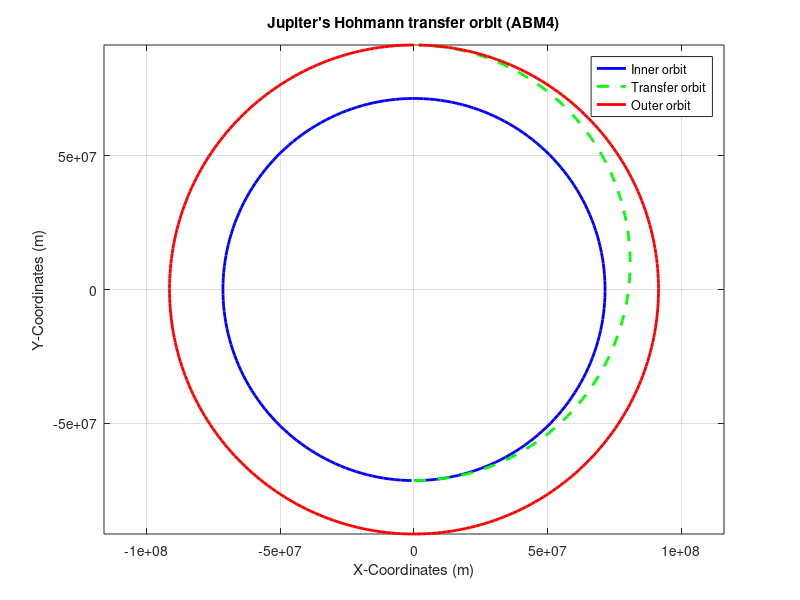
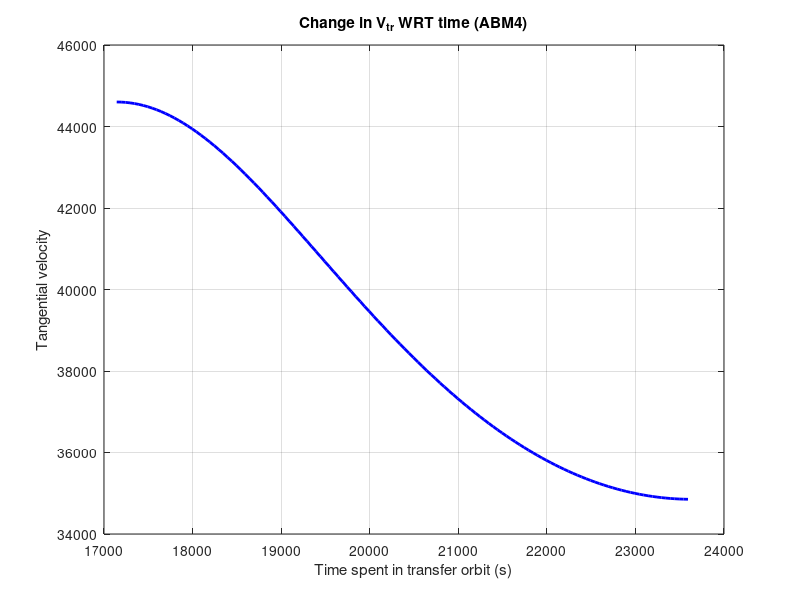

These charts were generated, in order, by the following MATLAB code: (Note: this script raises an error after producing the figures.)
%% ABM4 HOHMANN Animation ABM4 MATLAB SCRIPT 
clc;clear;close all

% Parameters
Me = 1.898e27;% mass of body a
G = 6.67408e-11;    % gravitational constant
Mu = G*Me;
h = 50;

%equations of motion written in state space form
f1 = @(t, r, rdot, theta, thetad) rdot; 
f2 = @(t, r, rdot, theta, thetad) -Mu/r^2 + r*thetad^2;
f3 = @(t, r, rdot, theta, thetad) thetad;
f4 = @(t, r, rdot, theta, thetad) -2*rdot*thetad/r;

% Initial Conditions (inner orbit)

r(1) = 71492000; %inital position of satellite （distance from planet 1 to satellite)
r2(1) = 91492000; %inital position of satellite (distance from planet 1 to planet 2)
rdot(1) = 0; % orbit 1 initial condition
theta(1) = pi+0.5*pi; % orbit 1 initial condition
thetad(1) = sqrt(Mu/r(1)^3); %orbit 1 initial condition
tf = sqrt(4*pi^2*r(1)^3/Mu); %period for ciruclar orbit (inner)

% initial time
t(1) = 0;
%% inner orbit
for i = 1:3
    
    t(i+1) = t(i) + h;
    
    k1r = f1(t(i), r(i), rdot(i), theta(i), thetad(i));
    k1rdot = f2(t(i), r(i), rdot(i), theta(i), thetad(i));
    k1theta = f3(t(i), r(i), rdot(i), theta(i), thetad(i));
    k1thetad = f4(t(i), r(i), rdot(i), theta(i), thetad(i));
     
    k2r = f1(t(i)+h/2, r(i)+k1r*h/2, rdot(i)+k1rdot*h/2, theta(i)+k1theta*h/2, thetad(i)+k1thetad*h/2);
    k2rdot = f2(t(i)+h/2, r(i)+k1r*h/2, rdot(i)+k1rdot*h/2, theta(i)+k1theta*h/2, thetad(i)+k1thetad*h/2);
    k2theta = f3(t(i)+h/2, r(i)+k1r*h/2, rdot(i)+k1rdot*h/2, theta(i)+k1theta*h/2, thetad(i)+k1thetad*h/2);
    k2thetad = f4(t(i)+h/2, r(i)+k1r*h/2, rdot(i)+k1rdot*h/2, theta(i)+k1theta*h/2, thetad(i)+k1thetad*h/2);
    
    k3r = f1(t(i)+h/2, r(i)+k2r*h/2, rdot(i)+k2rdot*h/2, theta(i)+k2theta*h/2, thetad(i)+k2thetad*h/2);
    k3rdot = f2(t(i)+h/2, r(i)+k2r*h/2, rdot(i)+k2rdot*h/2, theta(i)+k2theta*h/2, thetad(i)+k2thetad*h/2);
    k3theta = f3(t(i)+h/2, r(i)+k2r*h/2, rdot(i)+k2rdot*h/2, theta(i)+k2theta*h/2, thetad(i)+k2thetad*h/2);
    k3thetad = f4(t(i)+h/2, r(i)+k2r*h/2, rdot(i)+k2rdot*h/2, theta(i)+k2theta*h/2, thetad(i)+k2thetad*h/2);
   
    
    k4r = f1(t(i)+h, r(i)+k3r*h, rdot(i)+k3rdot*h, theta(i)+k3theta*h, thetad(i)+k3thetad*h);
    k4rdot = f2(t(i)+h, r(i)+k3r*h, rdot(i)+k3rdot*h, theta(i)+k3theta*h, thetad(i)+k3thetad*h);
    k4theta = f3(t(i)+h, r(i)+k3r*h, rdot(i)+k3rdot*h, theta(i)+k3theta*h, thetad(i)+k3thetad*h);
    k4thetad = f4(t(i)+h, r(i)+k3r*h, rdot(i)+k3rdot*h, theta(i)+k3theta*h, thetad(i)+k3thetad*h);
    
    %updating position and speed
    r(i+1,1) = r(i,1) + (h/6)*(k1r+2*k2r+2*k3r+k4r);
    rdot(i+1,1) = rdot(i,1) + (h/6)*(k1rdot+2*k2rdot+2*k3rdot+k4rdot);
    theta(i+1,1) = theta(i,1) + (h/6)*(k1theta+2*k2theta+2*k3theta+k4theta);
    thetad(i+1,1) = thetad(i,1) + (h/6)*(k1thetad+2*k2thetad+2*k3thetad+k4thetad);
end

for i = 4:tf/h
%% predictor step
 t(i+1) = t(i)+h;
rp = r(i) + (h/24)*(55*f1(t(i), r(i), rdot(i), theta(i), thetad(i))-59*f1(t(i-1), r(i-1), rdot(i-1), theta(i-1), thetad(i-1))+37*f1(t(i-2), r(i-2), rdot(i-2), theta(i-2), thetad(i-2))-9*f1(t(i-3), r(i-3), rdot(i-3), theta(i-3), thetad(i-3)));
rdotp = rdot(i) + (h/24)*(55*f2(t(i), r(i), rdot(i), theta(i), thetad(i))-59*f2(t(i-1), r(i-1), rdot(i-1), theta(i-1), thetad(i-1))+37*f2(t(i-2), r(i-2), rdot(i-2), theta(i-2), thetad(i-2))-9*f2(t(i-3), r(i-3), rdot(i-3), theta(i-3), thetad(i-3)));
thetap = theta(i) + (h/24)*(55*f3(t(i), r(i), rdot(i), theta(i), thetad(i))-59*f3(t(i-1), r(i-1), rdot(i-1), theta(i-1), thetad(i-1))+37*f3(t(i-2), r(i-2), rdot(i-2), theta(i-2), thetad(i-2))-9*f3(t(i-3), r(i-3), rdot(i-3), theta(i-3), thetad(i-3)));
thetadp = thetad(i) + (h/24)*(55*f4(t(i), r(i), rdot(i), theta(i), thetad(i))-59*f4(t(i-1), r(i-1), rdot(i-1), theta(i-1), thetad(i-1))+37*f4(t(i-2), r(i-2), rdot(i-2), theta(i-2), thetad(i-2))-9*f4(t(i-3), r(i-3), rdot(i-3), theta(i-3), thetad(i-3)));

%% corrector step
r(i+1,1) = r(i) + (h/24)*(9*f1(t(i+1),rp, rdotp, thetap,thetadp) + 19*f1(t(i), r(i), rdot(i), theta(i), thetad(i)) -5*f1(t(i-1), r(i-1), rdot(i-1), theta(i-1), thetad(i-1))+ f1(t(i-2), r(i-2), rdot(i-2), theta(i-2), thetad(i-2)));
rdot(i+1,1) = rdot(i) + (h/24)*(9*f2(t(i+1),rp, rdotp, thetap,thetadp) + 19*f2(t(i), r(i), rdot(i), theta(i), thetad(i)) -5*f2(t(i-1), r(i-1), rdot(i-1), theta(i-1), thetad(i-1))+ f2(t(i-2), r(i-2), rdot(i-2), theta(i-2), thetad(i-2)));
theta(i+1,1) = theta(i) + (h/24)*(9*f3(t(i+1),rp, rdotp, thetap,thetadp) + 19*f3(t(i), r(i), rdot(i), theta(i), thetad(i)) -5*f3(t(i-1), r(i-1), rdot(i-1), theta(i-1), thetad(i-1))+ f3(t(i-2), r(i-2), rdot(i-2), theta(i-2), thetad(i-2)));
thetad(i+1,1) = thetad(i) + (h/24)*(9*f4(t(i+1),rp, rdotp, thetap,thetadp) + 19*f4(t(i), r(i), rdot(i), theta(i), thetad(i)) -5*f4(t(i-1), r(i-1), rdot(i-1), theta(i-1), thetad(i-1))+ f4(t(i-2), r(i-2), rdot(i-2), theta(i-2), thetad(i-2)));


end


%% transfer orbit
% Parameters
tft = pi*sqrt(((r(1)+r2(1))/2)^3/(Mu)); % time take for orbit

%equations of motion written in state space form
ft1 = @(tt, rt, rdott, thetat, thetadt) rdott; 
ft2 = @(tt, rt, rdott, thetat, thetadt) -Mu/rt^2 + rt*thetadt^2; 
ft3 = @(tt, rt, rdott, thetat, thetadt) thetadt; 
ft4 = @(tt, rt, rdott, thetat, thetadt) -2*rdott*thetadt/rt; 

% Initial Conditions

rt(1) = r(1); %inital position of satellite, moment before first burn
NumRDotEntries = length(rdot);
rdott(1) = rdot(NumRDotEntries); % transfer ellipitcal orbit, final v value from inner orbit + delta v
thetat(1) = theta(1); % circular orbit
thetadt(1) = sqrt(Mu/r(length(r))^3) + ((sqrt(Mu/r(1))*(sqrt(2*r2(1)/(r(1)+r2(1)))-1))/r(1)); %circular orbit angular velocity+delta v

% initial time)
tt(1) = tft+max(t);

%% transfer orbit ABM4
for i = 1:3
    
    tt(i+1) = tt(i) + h;
    
    k1rt = ft1(tt(i), rt(i), rdott(i), thetat(i), thetadt(i));
    k1rdott = ft2(tt(i), rt(i), rdott(i), thetat(i), thetadt(i));
    k1thetat = ft3(tt(i), rt(i), rdott(i), thetat(i), thetadt(i));
    k1thetadt = ft4(tt(i), rt(i), rdott(i), thetat(i), thetadt(i));
     
    k2rt = ft1(tt(i)+h/2, rt(i)+k1rt*h/2, rdott(i)+k1rdott*h/2, thetat(i)+k1thetat*h/2, thetadt(i)+k1thetadt*h/2);
    k2rdott = ft2(tt(i)+h/2, rt(i)+k1rt*h/2, rdott(i)+k1rdott*h/2, thetat(i)+k1thetat*h/2, thetadt(i)+k1thetadt*h/2);
    k2thetat = ft3(tt(i)+h/2, rt(i)+k1rt*h/2, rdott(i)+k1rdott*h/2, thetat(i)+k1thetat*h/2, thetadt(i)+k1thetadt*h/2);
    k2thetadt = ft4(tt(i)+h/2, rt(i)+k1rt*h/2, rdott(i)+k1rdott*h/2, thetat(i)+k1thetat*h/2, thetadt(i)+k1thetadt*h/2);
    
    k3rt = ft1(tt(i)+h/2, rt(i)+k2rt*h/2, rdott(i)+k2rdott*h/2, thetat(i)+k2thetat*h/2, thetadt(i)+k2thetadt*h/2);
    k3rdott = ft2(tt(i)+h/2, rt(i)+k2rt*h/2, rdott(i)+k2rdott*h/2, thetat(i)+k2thetat*h/2, thetadt(i)+k2thetadt*h/2);
    k3thetat = ft3(tt(i)+h/2, rt(i)+k2rt*h/2, rdott(i)+k2rdott*h/2, thetat(i)+k2thetat*h/2, thetadt(i)+k2thetadt*h/2);
    k3thetadt = ft4(tt(i)+h/2, rt(i)+k2rt*h/2, rdott(i)+k2rdott*h/2, thetat(i)+k2thetat*h/2, thetadt(i)+k2thetadt*h/2);
   
    
    k4rt = ft1(tt(i)+h, rt(i)+k3rt*h, rdott(i)+k3rdott*h, thetat(i)+k3thetat*h, thetadt(i)+k3thetadt*h);
    k4rdott = ft2(tt(i)+h, rt(i)+k3rt*h, rdott(i)+k3rdott*h, thetat(i)+k3thetat*h, thetadt(i)+k3thetadt*h);
    k4thetat = ft3(tt(i)+h, rt(i)+k3rt*h, rdott(i)+k3rdott*h, thetat(i)+k3thetat*h, thetadt(i)+k3thetadt*h);
    k4thetadt = ft4(tt(i)+h, rt(i)+k3rt*h, rdott(i)+k3rdott*h, thetat(i)+k3thetat*h, thetadt(i)+k3thetadt*h);
    
    %updating position and speed
    rt(i+1,1) = rt(i,1) + (h/6)*(k1rt+2*k2rt+2*k3rt+k4rt);
    rdott(i+1,1) = rdott(i,1) + (h/6)*(k1rdott+2*k2rdott+2*k3rdott+k4rdott);
    thetat(i+1,1) = thetat(i,1) + (h/6)*(k1thetat+2*k2thetat+2*k3thetat+k4thetat);
    thetadt(i+1,1) = thetadt(i,1) + (h/6)*(k1thetadt+2*k2thetadt+2*k3thetadt+k4thetadt);
end

for i = 4:(tft/h)
%% predictor step
 tt(i+1) = tt(i)+h;
rtp = rt(i) + (h/24)*(55*f1(tt(i), rt(i), rdott(i), thetat(i), thetadt(i))-59*f1(tt(i-1), rt(i-1), rdott(i-1), thetat(i-1), thetadt(i-1))+37*f1(tt(i-2), rt(i-2), rdott(i-2), thetat(i-2), thetadt(i-2))-9*f1(tt(i-3), rt(i-3), rdott(i-3), thetat(i-3), thetadt(i-3)));
rdottp = rdott(i) + (h/24)*(55*f2(tt(i), rt(i), rdott(i), thetat(i), thetadt(i))-59*f2(tt(i-1), rt(i-1), rdott(i-1), thetat(i-1), thetadt(i-1))+37*f2(tt(i-2), rt(i-2), rdott(i-2), thetat(i-2), thetadt(i-2))-9*f2(tt(i-3), rt(i-3), rdott(i-3), thetat(i-3), thetadt(i-3)));
thetatp = thetat(i) + (h/24)*(55*f3(tt(i), rt(i), rdott(i), thetat(i), thetadt(i))-59*f3(tt(i-1), rt(i-1), rdott(i-1), thetat(i-1), thetadt(i-1))+37*f3(tt(i-2), rt(i-2), rdott(i-2), thetat(i-2), thetadt(i-2))-9*f3(tt(i-3), rt(i-3), rdott(i-3), thetat(i-3), thetadt(i-3)));
thetadtp = thetadt(i) + (h/24)*(55*f4(tt(i), rt(i), rdott(i), thetat(i), thetadt(i))-59*f4(tt(i-1), rt(i-1), rdott(i-1), thetat(i-1), thetadt(i-1))+37*f4(tt(i-2), rt(i-2), rdott(i-2), thetat(i-2), thetadt(i-2))-9*f4(tt(i-3), rt(i-3), rdott(i-3), thetat(i-3), thetadt(i-3)));

%% corrector step
rt(i+1,1) = rt(i) + (h/24)*(9*f1(tt(i+1),rtp, rdottp, thetatp,thetadtp) + 19*f1(tt(i), rt(i), rdott(i), thetat(i), thetadt(i)) -5*f1(tt(i-1), rt(i-1), rdott(i-1), thetat(i-1), thetadt(i-1))+ f1(tt(i-2), rt(i-2), rdott(i-2), thetat(i-2), thetadt(i-2)));
rdott(i+1,1) = rdott(i) + (h/24)*(9*f2(tt(i+1),rtp, rdottp, thetatp,thetadtp) + 19*f2(tt(i), rt(i), rdott(i), thetat(i), thetadt(i)) -5*f2(tt(i-1), rt(i-1), rdott(i-1), thetat(i-1), thetadt(i-1))+ f2(tt(i-2), rt(i-2), rdott(i-2), thetat(i-2), thetadt(i-2)));
thetat(i+1,1) = thetat(i) + (h/24)*(9*f3(tt(i+1),rtp, rdottp, thetatp,thetadtp) + 19*f3(tt(i), rt(i), rdott(i), thetat(i), thetadt(i)) -5*f3(tt(i-1), rt(i-1), rdott(i-1), thetat(i-1), thetadt(i-1))+ f3(tt(i-2), rt(i-2), rdott(i-2), thetat(i-2), thetadt(i-2)));
thetadt(i+1,1) = thetadt(i) + (h/24)*(9*f4(tt(i+1),rtp, rdottp, thetatp,thetadtp) + 19*f4(tt(i), rt(i), rdott(i), thetat(i), thetadt(i)) -5*f4(tt(i-1), rt(i-1), rdott(i-1), thetat(i-1), thetadt(i-1))+ f4(tt(i-2), rt(i-2), rdott(i-2), thetat(i-2), thetadt(i-2)));


end


%% outer orbit ABM4

f5 = @(t, r2, rdot2, theta2, thetad2) rdot2;
f6 = @(t, r2, rdot2, theta2, thetad2) -Mu/r2^2 + r2*thetad2^2;
f7 = @(t, r2, rdot2, theta2, thetad2) thetad2;
f8 = @(t, r2, rdot2, theta2, thetad2) -2*rdot2*thetad2/r2;

rdot2(1) = 0; % circular orbit
theta2(1) = pi/2; % circular orbit
thetad2(1) = sqrt(Mu/r2(1)^3); %circular orbit
t2(1) = tft;
tf2 = sqrt(4*pi^2*r2(1)^3/Mu); %circular orbit, including second prograde burn

for i = 1:3
    
    t2(i+1) = t2(i) + h;
    
    k1r2 = f5(t2(i), r2(i), rdot2(i), theta2(i), thetad2(i));
    k1rdot2 = f6(t2(i), r2(i), rdot2(i), theta2(i), thetad2(i));
    k1theta2 = f7(t2(i), r2(i), rdot2(i), theta2(i), thetad2(i));
    k1thetad2 = f8(t2(i), r2(i), rdot2(i), theta2(i), thetad2(i));
     
    k2r2 = f5(t2(i)+h/2, r2(i)+k1r2*h/2, rdot2(i)+k1rdot2*h/2, theta2(i)+k1theta2*h/2, thetad2(i)+k1thetad2*h/2);
    k2rdot2 = f6(t2(i)+h/2, r2(i)+k1r2*h/2, rdot2(i)+k1rdot2*h/2, theta2(i)+k1theta2*h/2, thetad2(i)+k1thetad2*h/2);
    k2theta2 = f7(t2(i)+h/2, r2(i)+k1r2*h/2, rdot2(i)+k1rdot2*h/2, theta2(i)+k1theta2*h/2, thetad2(i)+k1thetad2*h/2);
    k2thetad2 = f8(t2(i)+h/2, r2(i)+k1r2*h/2, rdot2(i)+k1rdot2*h/2, theta2(i)+k1theta2*h/2, thetad2(i)+k1thetad2*h/2);
    
    k3r2 = f5(t2(i)+h/2, r2(i)+k2r2*h/2, rdot2(i)+k2rdot2*h/2, theta2(i)+k2theta2*h/2, thetad2(i)+k2thetad2*h/2);
    k3rdot2 = f6(t2(i)+h/2, r2(i)+k2r2*h/2, rdot2(i)+k2rdot2*h/2, theta2(i)+k2theta2*h/2, thetad2(i)+k2thetad2*h/2);
    k3theta2 = f7(t2(i)+h/2, r2(i)+k2r2*h/2, rdot2(i)+k2rdot2*h/2, theta2(i)+k2theta2*h/2, thetad2(i)+k2thetad2*h/2);
    k3thetad2 = f8(t2(i)+h/2, r2(i)+k2r2*h/2, rdot2(i)+k2rdot2*h/2, theta2(i)+k2theta2*h/2, thetad2(i)+k2thetad2*h/2);
   
    
    k4r2 = f5(t2(i)+h, r2(i)+k3r2*h, rdot2(i)+k3rdot2*h, theta2(i)+k3theta2*h, thetad2(i)+k3thetad2*h);
    k4rdot2 = f6(t2(i)+h, r2(i)+k3r2*h, rdot2(i)+k3rdot2*h, theta2(i)+k3theta2*h, thetad2(i)+k3thetad2*h);
    k4theta2 = f7(t2(i)+h, r2(i)+k3r2*h, rdot2(i)+k3rdot2*h, theta2(i)+k3theta2*h, thetad2(i)+k3thetad2*h);
    k4thetad2 = f8(t2(i)+h, r2(i)+k3r2*h, rdot2(i)+k3rdot2*h, theta2(i)+k3theta2*h, thetad2(i)+k3thetad2*h);
    
    %updating position and speed
    r2(i+1,1) = r2(i,1) + (h/6)*(k1r2+2*k2r2+2*k3r2+k4r2);
    rdot2(i+1,1) = rdot2(i,1) + (h/6)*(k1rdot2+2*k2rdot2+2*k3rdot2+k4rdot2);
    theta2(i+1,1) = theta2(i,1) + (h/6)*(k1theta2+2*k2theta2+2*k3theta2+k4theta2);
    thetad2(i+1,1) = thetad2(i,1) + (h/6)*(k1thetad2+2*k2thetad2+2*k3thetad2+k4thetad2);
end

for i = 4:(tf2/h)
%% predictor step
 t2(i+1) = t2(i)+h;
r2p = r2(i) + (h/24)*(55*f1(t2(i), r2(i), rdot2(i), theta2(i), thetad2(i))-59*f1(t2(i-1), r2(i-1), rdot2(i-1), theta2(i-1), thetad2(i-1))+37*f1(t2(i-2), r2(i-2), rdot2(i-2), theta2(i-2), thetad2(i-2))-9*f1(t2(i-3), r2(i-3), rdot2(i-3), theta2(i-3), thetad2(i-3)));
rdot2p = rdot2(i) + (h/24)*(55*f2(t2(i), r2(i), rdot2(i), theta2(i), thetad2(i))-59*f2(t2(i-1), r2(i-1), rdot2(i-1), theta2(i-1), thetad2(i-1))+37*f2(t2(i-2), r2(i-2), rdot2(i-2), theta2(i-2), thetad2(i-2))-9*f2(t2(i-3), r2(i-3), rdot2(i-3), theta2(i-3), thetad2(i-3)));
theta2p = theta2(i) + (h/24)*(55*f3(t2(i), r2(i), rdot2(i), theta2(i), thetad2(i))-59*f3(t2(i-1), r2(i-1), rdot2(i-1), theta2(i-1), thetad2(i-1))+37*f3(t2(i-2), r2(i-2), rdot2(i-2), theta2(i-2), thetad2(i-2))-9*f3(t2(i-3), r2(i-3), rdot2(i-3), theta2(i-3), thetad2(i-3)));
thetad2p = thetad2(i) + (h/24)*(55*f4(t2(i), r2(i), rdot2(i), theta2(i), thetad2(i))-59*f4(t2(i-1), r2(i-1), rdot2(i-1), theta2(i-1), thetad2(i-1))+37*f4(t2(i-2), r2(i-2), rdot2(i-2), theta2(i-2), thetad2(i-2))-9*f4(t2(i-3), r2(i-3), rdot2(i-3), theta2(i-3), thetad2(i-3)));

%% corrector step
r2(i+1,1) = r2(i) + (h/24)*(9*f1(t2(i+1),r2p, rdot2p, theta2p,thetad2p) + 19*f1(t2(i), r2(i), rdot2(i), theta2(i), thetad2(i)) -5*f1(t2(i-1), r2(i-1), rdot2(i-1), theta2(i-1), thetad2(i-1))+ f1(t2(i-2), r2(i-2), rdot2(i-2), theta2(i-2), thetad2(i-2)));
rdot2(i+1,1) = rdot2(i) + (h/24)*(9*f2(t2(i+1),r2p, rdot2p, theta2p,thetad2p) + 19*f2(t2(i), r2(i), rdot2(i), theta2(i), thetad2(i)) -5*f2(t2(i-1), r2(i-1), rdot2(i-1), theta2(i-1), thetad2(i-1))+ f2(t2(i-2), r2(i-2), rdot2(i-2), theta2(i-2), thetad2(i-2)));
theta2(i+1,1) = theta2(i) + (h/24)*(9*f3(t2(i+1),r2p, rdot2p, theta2p,thetad2p) + 19*f3(t2(i), r2(i), rdot2(i), theta2(i), thetad2(i)) -5*f3(t2(i-1), r2(i-1), rdot2(i-1), theta2(i-1), thetad2(i-1))+ f3(t2(i-2), r2(i-2), rdot2(i-2), theta2(i-2), thetad2(i-2)));
thetad2(i+1,1) = thetad2(i) + (h/24)*(9*f4(t2(i+1),r2p, rdot2p, theta2p,thetad2p) + 19*f4(t2(i), r2(i), rdot2(i), theta2(i), thetad2(i)) -5*f4(t2(i-1), r2(i-1), rdot2(i-1), theta2(i-1), thetad2(i-1))+ f4(t2(i-2), r2(i-2), rdot2(i-2), theta2(i-2), thetad2(i-2)));


end
figure(1)
plot(r.*cos(theta),r.*sin(theta), '-b','LineWidth',2);     %inner orbit
hold on
plot(rt.*cos(thetat), rt.*sin(thetat), 'g--','LineWidth',2);
hold on
plot(r2.*cos(theta2), r2.*sin(theta2), '-r','LineWidth',2);
hold off
grid on
title("Jupiter's Hohmann transfer orbit (ABM4)");
xlabel('X-Coordinates (m)');
ylabel('Y-Coordinates (m)');
legend('Inner orbit', 'Transfer orbit', 'Outer orbit');
axis equal
v_transfer_tan = rt.*thetadt;
 
figure(2)
 plot(tt,v_transfer_tan, '-b', 'LineWidth',2);
 xlabel('Time spent in transfer orbit (s)');
 ylabel('Tangential velocity');
 title('Change in V_t_r WRT time (ABM4)');
 grid on
 
 %% Animation
FPS = 10;

Video = VideoWriter("Animation1");
%Video.Quality = 100;
Video.FrameRate = FPS;
open(Video);  

ShipScale = 0.1;
MainBodyScale = 0.2;
SatelliteScale = 0.07;

FigureScale = max([r(1) r2(1)]);

PrevShipX = 0;
PrevShipY = 0;

figure(1)

InnerRadii = r;
InnerThetas = theta;

HohmannRadii = rt;
HohmannThetas = thetat;

OuterRadii = r2;
OuterThetas = theta2;

for n = 1:(length(t) + length(tt) + length(t2))
    %% Setup plot
    clf; %clear the plot
    axis([-FigureScale FigureScale -FigureScale FigureScale]*1.15) %expand our axes by 15%
    %point format is [x1,x2],[y1,y2]
    
    Index = n;
    
    if n > length(t) + length(tt) % change theta according to our progression
        Index = Index - length(t) - length(tt);
        Radius = OuterRadii(Index); 
        Theta = OuterThetas(Index); 
    elseif n > length(t)
        Index = Index - length(t);
        Radius = HohmannRadii(Index);
        Theta = HohmannThetas(Index);   
    else
        Radius = InnerRadii(Index);
        Theta = InnerThetas(Index);            
    end
    
    xlabel('x-coordinates (m)');
    ylabel('y-coordinates (m)');
%   title(TitleString);

    hold on
    [MainBodyImgRef, ~, MainBodyAlpha] = imread('Jupiter.png');
    [SatelliteImgRef, ~, SatelliteAlpha] = imread('Earth.png');
    [ShipImgRef, ~, ShipAlpha] = imread('Shuttle.png');

    hold on
    InnerX = InnerRadii.*cos(InnerThetas);
    InnerY = InnerRadii.*sin(InnerThetas);
    plot(InnerX,InnerY,'-b','LineWidth',2); % MainBody's orbit

    hold on
    HohmannX = HohmannRadii.*cos(HohmannThetas);
    HohmannY = HohmannRadii.*sin(HohmannThetas);
    plot(HohmannX,HohmannY,'g--','LineWidth',2); %Hohmann orbit

    hold on
    OuterX = OuterRadii.*cos(OuterThetas);
    OuterY = OuterRadii.*sin(OuterThetas);
    plot(OuterX,OuterY,'-r','LineWidth',2); %Outer orbit

    % Scalar values used for proper image scaling (we chose to define image
    % sizes with a value between 0-1 (1 being as being as the figure)
    XLim = get(gca,'XLim'); 
    YLim = get(gca,'YLim');

    hold on % MainBody image
    image(MainBodyImgRef,'AlphaData', MainBodyAlpha,'XData',[-1 1]*FigureScale*MainBodyScale,'YData',[1 -1]*FigureScale*MainBodyScale);

%     hold on % Satellite image
%     SatelliteX = FigureScale * -0.4; %TEMP
%     SatelliteY = FigureScale * 0.4; %TEMP
%     image(SatelliteImgRef,'AlphaData', MainBodyAlpha,'XData',SatelliteX + [-1 1]*FigureScale*SatelliteScale,'YData',SatelliteY + [1 -1]*FigureScale*SatelliteScale);

    hold on % Ship image
    
    ShipX = Radius*cos(Theta);
    ShipY = Radius*sin(Theta);

    ShipHeading = rad2deg(atan2(ShipY - PrevShipY,ShipX - PrevShipX)) - 90; %get the heading locally off of the previous position

    if n > 1 % Skip the first frame so we can collect an initial previous position for our heading (prevents weird 0 degree snap)
        RotatedShip = imrotate(ShipImgRef,ShipHeading,'nearest','crop');
        ShipMask = zeros(size(RotatedShip, 1), size(RotatedShip, 2), 'uint8'); % Used to make black rotated background transparent
        % RotatedShip(RotatedShip == 0) = 255; % Convert black pixels to white
        RotatedShipImg = image(RotatedShip,'AlphaData',ShipMask,'XData',ShipX + [-1 1]*FigureScale*ShipScale,'YData',ShipY + [1 -1]*FigureScale*ShipScale);
        RemainingAlpha = max(RotatedShip,[],3);% You need this to recover any non 0 values
        RotatedShipImg.AlphaData = RemainingAlpha*5; % Multiply by some constant to make the image less "ghostly"
    end
    
    PrevShipX = ShipX;
    PrevShipY = ShipY;
    
    
    hold off
    grid on
    %axis equal %this line causes the plot to shift when the shuttle moves
    axis square
    
    ax = gca; % Reference to the axes
    ax.Color = 'k';
    ax.XColor = 'r'; % Red
    ax.YColor = 'b'; % Blue
    ax.GridAlpha = 0.9;  % Grid transparency
    ax.GridColor = [0.05, 0.4, 0.1]; 
    
    CurrentFigure = gcf; %reference to the current figure
    
    Frame = getframe(CurrentFigure);%"capture" the current figure as a frame
    writeVideo(Video,Frame); %write the frame to our video
end

